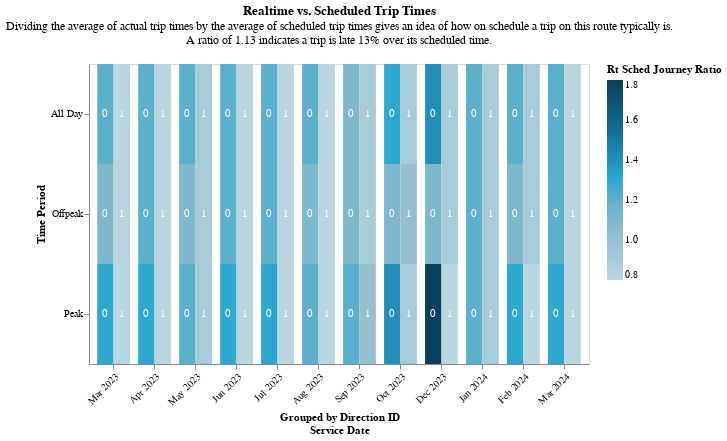

The notebook cell this image was saved under:
### Code cell
heatmap(
    one_route,
    "rt_sched_journey_ratio",
    "Realtime vs. Scheduled Trip Times",
    "Dividing the average of actual trip times by the average of scheduled trip times gives an idea of how on schedule a trip on this route typically is.",
    "A ratio of 1.13 indicates a trip is late 13% over its scheduled time.",
    "",
)
